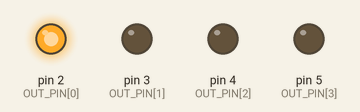
Recording of a sketch running on a simulated Arduino Uno, built with avr-gcc and run on an emulated ATmega328P. Parts: output pins drawn as LEDs (lit = HIGH). What the sketch prints to the serial monitor is not drawn.

Above: at 0.1 s.
At 0.5 s:
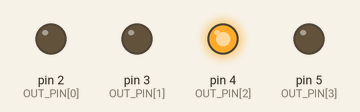
At 0.9 s:
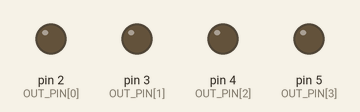
Timing chart, 0 to 2.4 s (numbered marks = the images above):
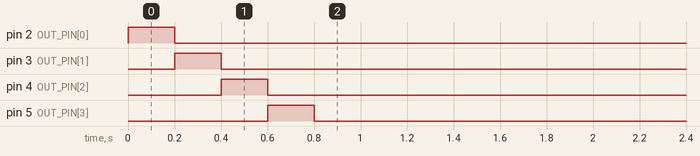

The sketch:

led_off_toggle.ino
```cpp
#include <SerialCommand.h>

SerialCommand sCmd;   // The SerialCommand object

#define NUMBER_OF_OUTPUTS 4

const byte OUT_PIN[NUMBER_OF_OUTPUTS]={2,3,4,5}; // OUTPUT ARRAY

boolean OUT_FLAG[NUMBER_OF_OUTPUTS]={false,false,false,false};
unsigned long ON_INTERVAL[NUMBER_OF_OUTPUTS];
unsigned long OFF_timestamp[NUMBER_OF_OUTPUTS];

void setup(){
  Serial.begin(115200);
  set_up_output();
  //Callback serial setup
  sCmd.addCommand("H", LED_H);

  Serial.println("Setup done.");
}
void set_up_output(){
  for(int i=0; i<NUMBER_OF_OUTPUTS;i++) {
    pinMode (OUT_PIN[i], OUTPUT);
    //TEST PUROPSE, REMOVE
    digitalWrite(OUT_PIN[i], HIGH);
    delay(200);
    digitalWrite(OUT_PIN[i], LOW);
    //TEST PUROPSE, REMOVE
  }

}
void loop(){
  sCmd.readSerial();     // We don't do much, just process serial commands
  unsigned long currentMillis=millis();
    for(int i=0; i<NUMBER_OF_OUTPUTS;i++){

      if(OUT_FLAG[i]==true&&ON_INTERVAL[i]>0 ) {
        //jesli nie wlaczona
        if(digitalRead(OUT_PIN[i])==LOW) {
          digitalWrite(OUT_PIN[i],HIGH);
          OFF_timestamp[i]=millis();
        }
        //jesli wlaczona, sprawdz czas
        else{
          if((millis()-OFF_timestamp[i])>=ON_INTERVAL[i]){
            //jezeli czas minal, wylacz pin, zmien flage, wywal czas
            digitalWrite(OUT_PIN[i],LOW);
            OUT_FLAG[i]=false;
            ON_INTERVAL[i]=0;
          }

        }
      }

    }
  print_data();//

}
void toggle_led(const byte which){

}

void LED_H(){
  int num;
  unsigned long timeout;
  char *arg;
  arg = sCmd.next();    // Get the next argument from the SerialCommand object buffer
  if (arg!=NULL) {
    num=atoi(arg);
    Serial.println(num);
  }
  else {
    Serial.println("No arguments");
  }
  arg = sCmd.next();
  if (arg != NULL) {
    timeout = atol(arg);
    Serial.println(timeout);
    OUT_FLAG[num]=true;
    ON_INTERVAL[num]=timeout;
  }

else {
  Serial.println("No second argument");
}
}

void print_data(){
  for(int i=0; i<NUMBER_OF_OUTPUTS;i++){
    Serial.print(OUT_FLAG[i]? "1" : "0");
    Serial.print(",");
    Serial.print(ON_INTERVAL[i]);
    Serial.print(",");
  }
  Serial.println(".");
}
```
